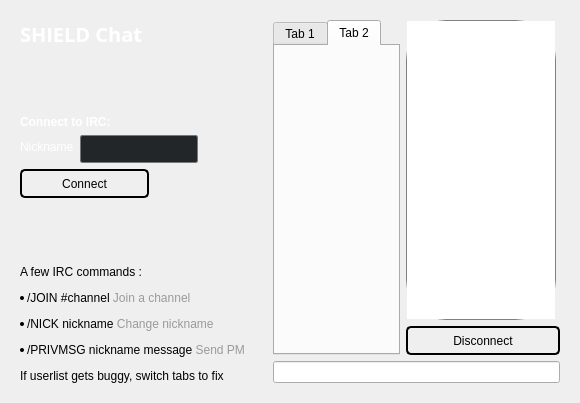
    <widget class="QWidget" name="widget_2" native="true">
     <layout class="QGridLayout" name="gridLayout_3">
      <item row="0" column="0">
       <widget class="QWidget" name="hide3" native="true">
        <property name="sizePolicy">
         <sizepolicy hsizetype="Maximum" vsizetype="Preferred">
          <horstretch>0</horstretch>
          <verstretch>0</verstretch>
         </sizepolicy>
        </property>
        <layout class="QFormLayout" name="formLayout">
         <property name="fieldGrowthPolicy">
          <enum>QFormLayout::AllNonFixedFieldsGrow</enum>
         </property>
         <item row="0" column="0" colspan="2">
          <widget class="QLabel" name="label_9">
           <property name="sizePolicy">
            <sizepolicy hsizetype="Preferred" vsizetype="Preferred">
             <horstretch>0</horstretch>
             <verstretch>0</verstretch>
            </sizepolicy>
           </property>
           <property name="font">
            <font>
             <family>Open Sans,sans-serif</family>
            </font>
           </property>
           <property name="text">
            <string>&lt;html&gt;&lt;head/&gt;&lt;body&gt;&lt;p&gt;&lt;span style=&quot; font-size:20px; font-weight:600; color:#ffffff;&quot;&gt;SHIELD Chat&lt;/span&gt;&lt;/p&gt;&lt;/body&gt;&lt;/html&gt;</string>
           </property>
          </widget>
         </item>
         <item row="2" column="0" colspan="2">
          <widget class="QLabel" name="label_10">
           <property name="text">
            <string>&lt;html&gt;&lt;head/&gt;&lt;body&gt;&lt;p&gt;&lt;span style=&quot; font-weight:600; color:#ffffff;&quot;&gt;Connect to IRC:&lt;/span&gt;&lt;/p&gt;&lt;/body&gt;&lt;/html&gt;</string>
           </property>
          </widget>
         </item>
         <item row="3" column="0">
          <widget class="QLabel" name="label_5">
           <property name="text">
            <string>&lt;html&gt;&lt;head/&gt;&lt;body&gt;&lt;p&gt;&lt;span style=&quot; color:#ffffff;&quot;&gt;Nickname&lt;/span&gt;&lt;/p&gt;&lt;/body&gt;&lt;/html&gt;</string>
           </property>
          </widget>
         </item>
         <item row="3" column="1">
          <widget class="QLineEdit" name="editPseudo">
           <property name="sizePolicy">
            <sizepolicy hsizetype="Fixed" vsizetype="Fixed">
             <horstretch>0</horstretch>
             <verstretch>0</verstretch>
            </sizepolicy>
           </property>
           <property name="styleSheet">
            <string notr="true">    background-color: #232629;
    padding: 5px;
    border-style: solid;
    border: 1px solid #76797C;
    border-radius: 2px;
    color: #eff0f1;</string>
           </property>
           <property name="text">
            <string/>
           </property>
          </widget>
         </item>
         <item row="5" column="0" colspan="2">
          <widget class="QPushButton" name="buttonConnect">
           <property name="sizePolicy">
            <sizepolicy hsizetype="Fixed" vsizetype="Fixed">
             <horstretch>0</horstretch>
             <verstretch>0</verstretch>
            </sizepolicy>
           </property>
           <property name="minimumSize">
            <size>
             <width>139</width>
             <height>39</height>
            </size>
           </property>
           <property name="styleSheet">
            <string notr="true">border-top-left-radius: 5px;
border-top-right-radius: 5px;
border-bottom-left-radius: 5px;
border-bottom-right-radius: 5px;
border: 2px solid #000000;
min-height: 25px;
max-height: 25px;
min-width: 125px;
max-width: 125px;</string>
           </property>
           <property name="text">
            <string>Connect</string>
           </property>
          </widget>
         </item>
         <item row="1" column="0">
          <spacer name="verticalSpacer">
           <property name="orientation">
            <enum>Qt::Vertical</enum>
           </property>
           <property name="sizeHint" stdset="0">
            <size>
             <width>20</width>
             <height>10</height>
            </size>
           </property>
          </spacer>
         </item>
         <item row="6" column="0">
          <spacer name="verticalSpacer_2">
           <property name="orientation">
            <enum>Qt::Vertical</enum>
           </property>
           <property name="sizeHint" stdset="0">
            <size>
             <width>20</width>
             <height>10</height>
            </size>
           </property>
          </spacer>
         </item>
         <item row="7" column="0" colspan="2">
          <widget class="QLabel" name="label">
           <property name="text">
            <string>&lt;html&gt;&lt;head/&gt;&lt;body&gt;&lt;p&gt;A few IRC commands :&lt;/p&gt;&lt;ul style=&quot;margin-top: 0px; margin-bottom: 0px; margin-left: 7px; margin-right: 0px; -qt-list-indent: 0;&quot;&gt;&lt;li style=&quot; margin-top:12px; margin-bottom:12px; margin-left:0px; margin-right:0px; -qt-block-indent:0; text-indent:0px;&quot;&gt;/JOIN #channel &lt;span style=&quot; color:#9a9a9a;&quot;&gt;Join a channel&lt;/span&gt;&lt;/li&gt;&lt;li style=&quot; margin-top:12px; margin-bottom:12px; margin-left:0px; margin-right:0px; -qt-block-indent:0; text-indent:0px;&quot;&gt;/NICK nickname &lt;span style=&quot; color:#9a9a9a;&quot;&gt;Change nickname&lt;/span&gt;&lt;/li&gt;&lt;li style=&quot; margin-top:12px; margin-bottom:12px; margin-left:0px; margin-right:0px; -qt-block-indent:0; text-indent:0px;&quot;&gt;/PRIVMSG nickname message &lt;span style=&quot; color:#9a9a9a;&quot;&gt;Send PM &lt;/span&gt;&lt;/li&gt;&lt;/ul&gt;&lt;p&gt;If userlist gets buggy, switch tabs to fix&lt;/p&gt;&lt;/body&gt;&lt;/html&gt;</string>
           </property>
          </widget>
         </item>
        </layout>
        <zorder>label_9</zorder>
        <zorder>editPseudo</zorder>
        <zorder>label_5</zorder>
        <zorder>buttonConnect</zorder>
        <zorder>label_10</zorder>
        <zorder>label</zorder>
       </widget>
      </item>
      <item row="0" column="1">
       <widget class="QWidget" name="splitter" native="true">
        <property name="enabled">
         <bool>true</bool>
        </property>
        <property name="sizePolicy">
         <sizepolicy hsizetype="Preferred" vsizetype="Preferred">
          <horstretch>0</horstretch>
          <verstretch>0</verstretch>
         </sizepolicy>
        </property>
        <property name="styleSheet">
         <string notr="true"/>
        </property>
        <layout class="QGridLayout" name="gridLayout_4">
         <property name="sizeConstraint">
          <enum>QLayout::SetDefaultConstraint</enum>
         </property>
         <item row="3" column="0" colspan="2">
          <widget class="QLineEdit" name="lineEdit">
           <property name="sizePolicy">
            <sizepolicy hsizetype="Minimum" vsizetype="Fixed">
             <horstretch>0</horstretch>
             <verstretch>0</verstretch>
            </sizepolicy>
           </property>
           <property name="maximumSize">
            <size>
             <width>16777215</width>
             <height>30</height>
            </size>
           </property>
          </widget>
         </item>
         <item row="0" column="1">
          <widget class="QListView" name="userView">
           <property name="sizePolicy">
            <sizepolicy hsizetype="Minimum" vsizetype="Expanding">
             <horstretch>0</horstretch>
             <verstretch>0</verstretch>
            </sizepolicy>
           </property>
           <property name="minimumSize">
            <size>
             <width>0</width>
             <height>300</height>
            </size>
           </property>
           <property name="maximumSize">
            <size>
             <width>150</width>
             <height>16777215</height>
            </size>
           </property>
           <property name="styleSheet">
            <string notr="true">border-radius:40px;border:1px solid grey</string>
           </property>
          </widget>
         </item>
         <item row="0" column="0" rowspan="3">
          <widget class="QTabWidget" name="tab">
           <property name="styleSheet">
            <string notr="true"/>
           </property>
           <property name="tabShape">
            <enum>QTabWidget::Rounded</enum>
           </property>
           <property name="currentIndex">
            <number>1</number>
           </property>
           <property name="tabsClosable">
            <bool>false</bool>
           </property>
           <widget class="QWidget" name="widget_4">
            <attribute name="title">
             <string>Tab 1</string>
            </attribute>
           </widget>
           <widget class="QWidget" name="tab_5">
            <attribute name="title">
             <string>Tab 2</string>
            </attribute>
           </widget>
          </widget>
         </item>
         <item row="1" column="1" rowspan="2">
          <widget class="QPushButton" name="disconnect">
           <property name="sizePolicy">
            <sizepolicy hsizetype="Minimum" vsizetype="Preferred">
             <horstretch>0</horstretch>
             <verstretch>0</verstretch>
            </sizepolicy>
           </property>
           <property name="minimumSize">
            <size>
             <width>164</width>
             <height>39</height>
            </size>
           </property>
           <property name="styleSheet">
            <string notr="true">border-top-left-radius: 5px;
border-top-right-radius: 5px;
border-bottom-left-radius: 5px;
border-bottom-right-radius: 5px;
border: 2px solid #000000;
min-height: 25px;
max-height: 25px;
min-width: 150px;
max-width: 150px;</string>
           </property>
           <property name="text">
            <string>Disconnect</string>
           </property>
          </widget>
         </item>
        </layout>
        <zorder>tab</zorder>
        <zorder>lineEdit</zorder>
        <zorder>userView</zorder>
        <zorder>disconnect</zorder>
       </widget>
      </item>
     </layout>
    </widget>
